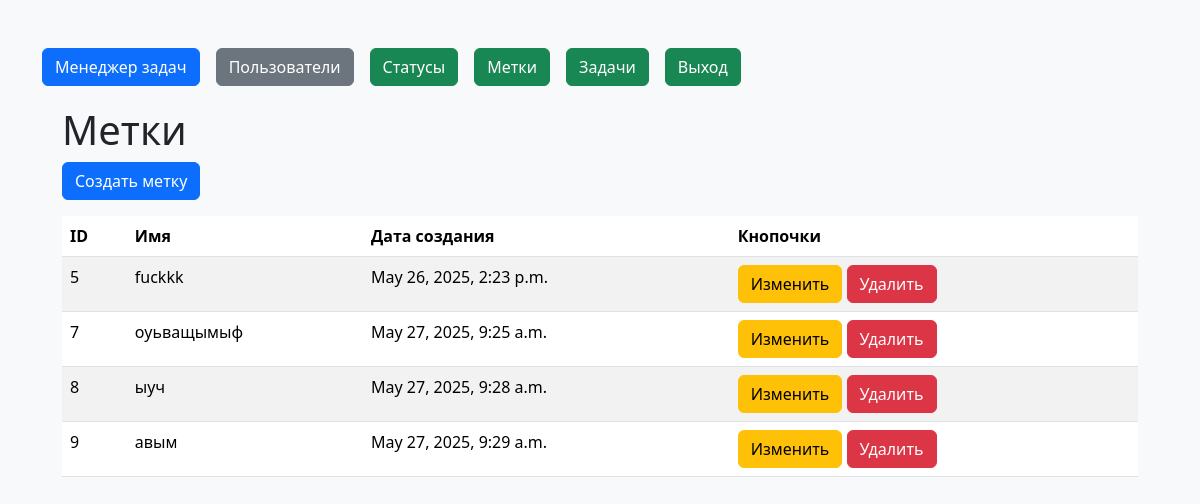
The page /labels/ (signed in) on the database its author committed.
### labels/models.py (models this page shows, shortened)
class Label(models.Model):
    name = models.CharField(max_length=100, unique=True)
    created_at = models.DateTimeField(auto_now_add=True)

### labels/views.py (the view)
# urls.py: path('', LabelViews.as_view(), name='label_list'),
class LabelViews(View):
    def get(self, request, *args, **kwargs):
        if not request.user.is_authenticated:
            messages.error(request, 'Вы не авторизованы! Пожалуйста, выполните вход.')
            return redirect('login')
        labels = Label.objects.all()
        return render(request, 'label_list.html', context={'labels': labels})

### labels/templates/label_list.html (shortened to what this page needs)
{% extends 'base.html' %}
{% block content %}
<h1>Метки</h1>
<a href="{% url 'label_create' %}" class="btn btn-primary mb-3">Создать метку</a>
<table class="table table-striped">
    <thead>
        <tr>
            <th>ID</th>
            <th>Имя</th>
            <th>Дата создания</th>
            <th>Кнопочки</th>
        </tr>
    </thead>
    <tbody>
        {% for label in labels %}
        <tr>
            <td>{{ label.id }}</td>
            <td>{{ label.name }}</td>
            <td>{{ label.created_at }}</td>
            <td>
                <a href="{% url 'label_update' label.id %}" class="btn btn-warning">Изменить</a>
                <form action="{% url 'label_delete' label.id %}" method="post" style="display:inline;">
                    <button type="submit" class="btn btn-danger">Удалить</button>
                </form>
            </td>
        </tr>
        {% endfor %}
    </tbody>
</table>
{% endblock %}

### rows shown on the page
Label: id "5", name "fuckkk", created_at "May 26, 2025, 2:23 p.m."
Label: id "7", name "оуьващымыф", created_at "May 27, 2025, 9:25 a.m."
Label: id "8", name "ыуч", created_at "May 27, 2025, 9:28 a.m."
Label: id "9", name "авым", created_at "May 27, 2025, 9:29 a.m."
